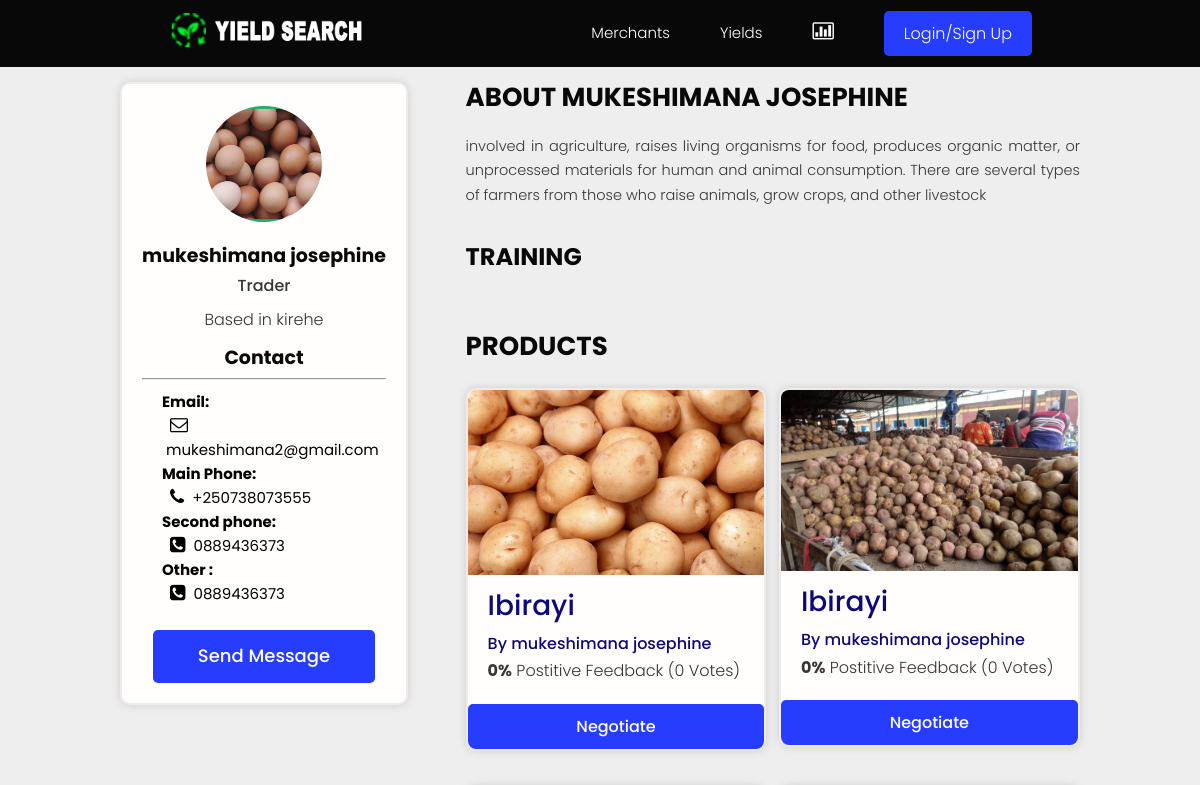
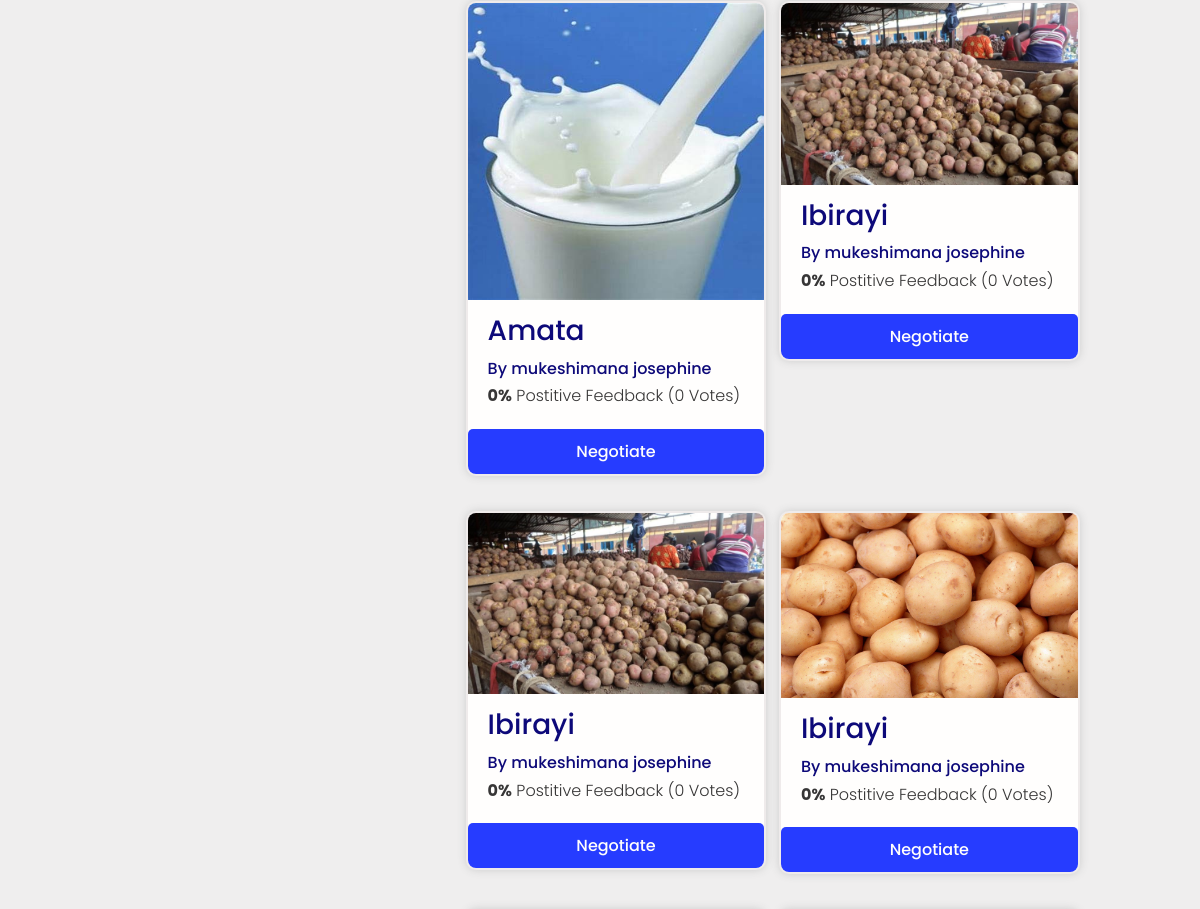
The page /profile/833f3152-51de-4b5e-87dc-4c1e14acee3c/ (upper part) on the database as committed earlier (2 pictures, top to bottom).
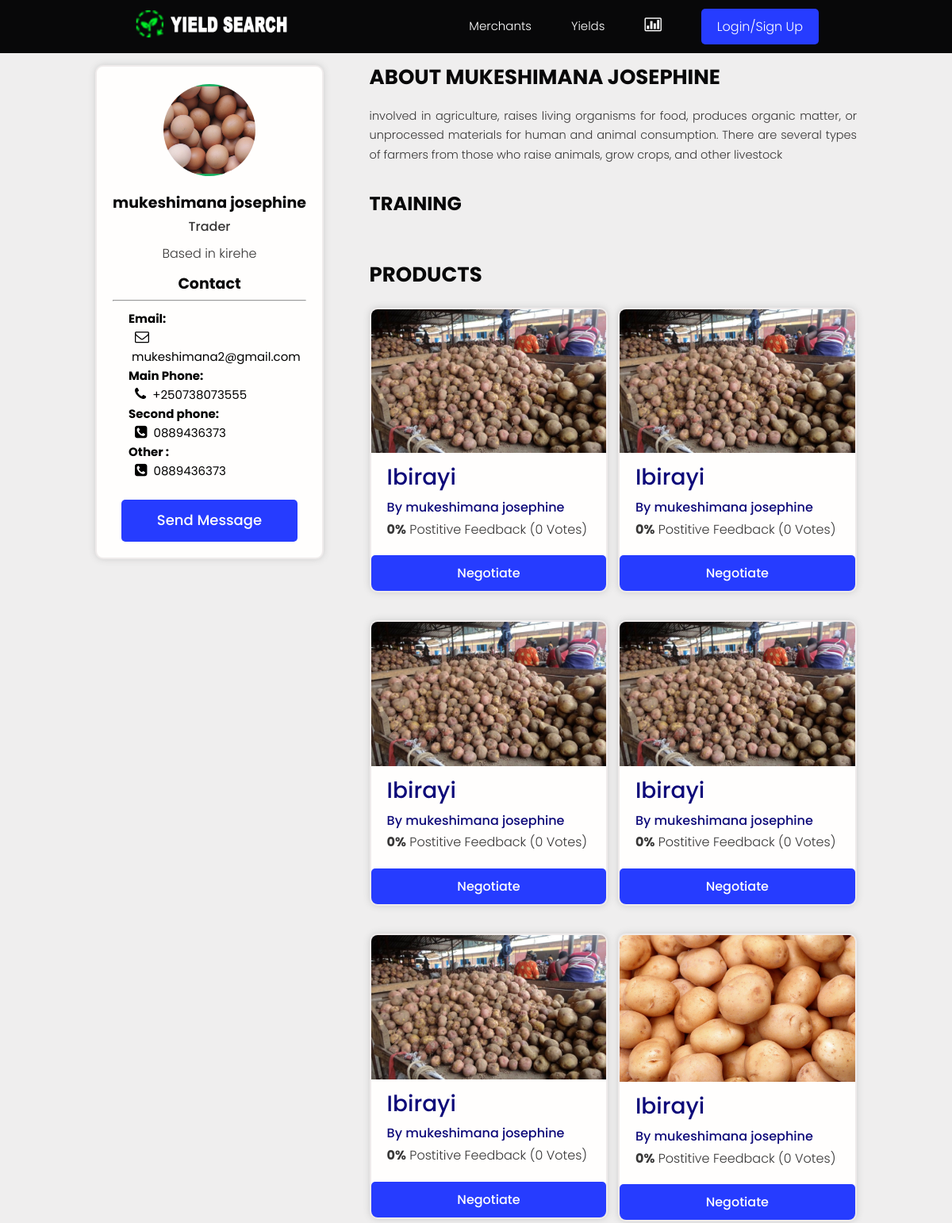
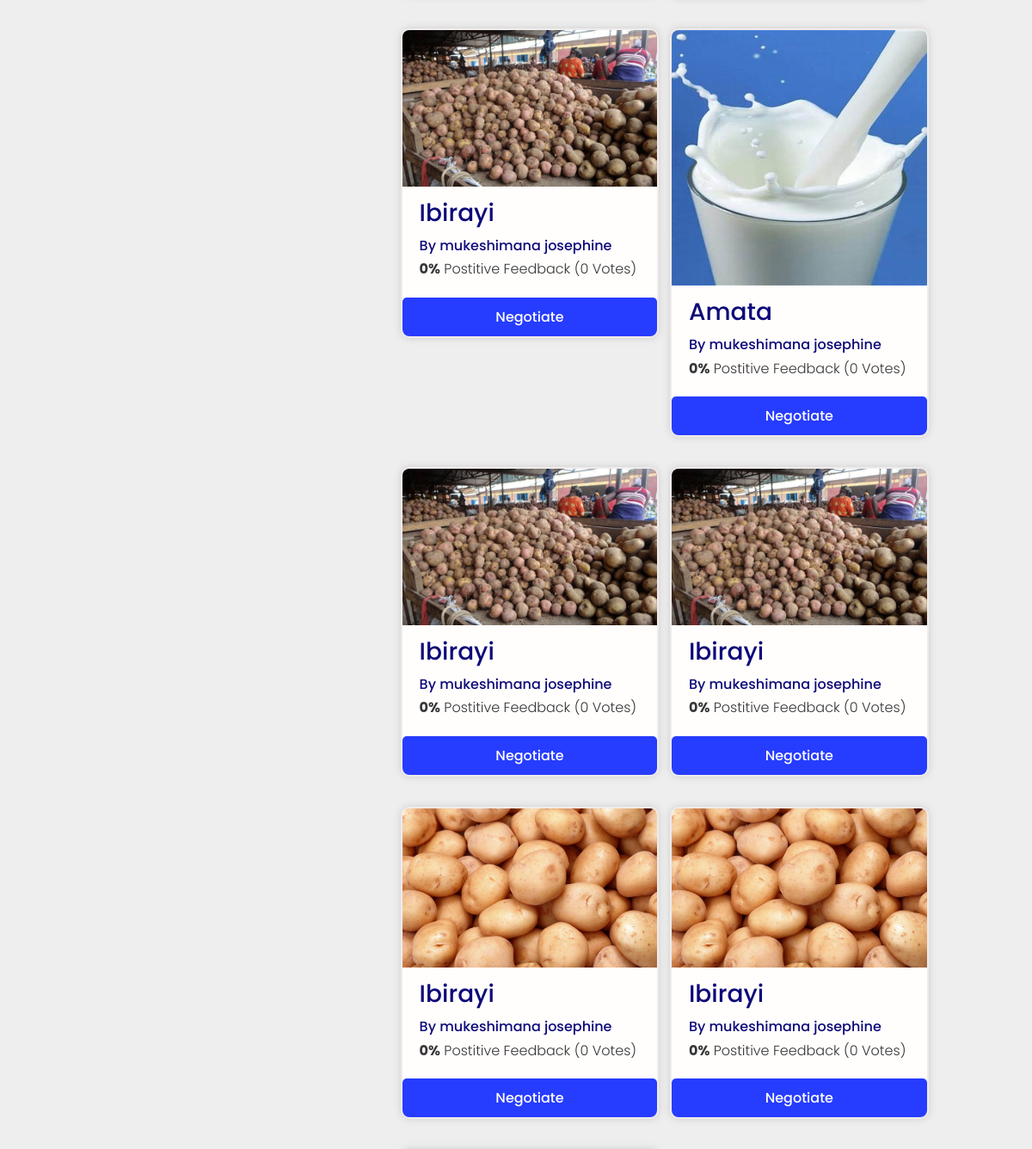
The same page on the database as committed later (2 pictures, top to bottom).
### products/models.py (models this page shows, shortened)
class Product(models.Model):
    owner = models.ForeignKey(Profile, null=True, blank=True, on_delete=models.CASCADE, related_name='owner')
    name = models.ForeignKey('SingleProduct', default=uuid.uuid4, on_delete=models.CASCADE, null=True, related_name = 'product')
    description = models.TextField(null=True, blank=True)
    featured_image = models.ImageField(null=True, blank=True, default="default.jpg")
    quantity = models.PositiveIntegerField(null=True, blank=True, default=0)
    location = models.CharField(max_length=100, null=True, blank=True)
    payments = models.ManyToManyField('Payment', blank=True, default="In Hand")
    instock = models.BooleanField(blank=True, null=True, default=True)
    vote_total = models.IntegerField(default=0, null=True, blank=True)
    vote_ratio = models.IntegerField(default=0, null=True, blank=True)
    updated = models.DateTimeField(auto_now=True)
    created = models.DateTimeField(auto_now_add=True)
    id = models.UUIDField(default=uuid.uuid4, unique=True,primary_key=True, editable=True)
    class Meta:
        ordering = ['-vote_ratio', '-vote_total', '-created']
    @property
    def imageURL(self):
        try:
            url = self.featured_image.url
        except:
            url = ''
        return url

class SingleProduct(models.Model):
    name = models.CharField(max_length=200, null=True, blank=True, default="Ibirayi")
    price = models.PositiveIntegerField(null=True, blank=True, default=0)
    unity = models.CharField(max_length=200, null=True, blank=True, default="Kilogram")
    created = models.DateTimeField(auto_now_add=True)
    updated = models.DateTimeField(auto_now=True)
    id = models.UUIDField(default=uuid.uuid4, unique=True,
                          primary_key=True, editable=False)
    class Meta:
        verbose_name_plural = "Category"

### users/models.py (models this page shows, shortened)
class Profile(models.Model):
    user = models.OneToOneField(
        User, on_delete=models.CASCADE, null=True, blank=True, related_name="profile")
    name = models.CharField(max_length=200, blank=True, null=True)
    email = models.EmailField(max_length=500, blank=True, null=True)
    username = models.CharField(max_length=200, blank=True, null=True)
    born = models.DateField(max_length=200, null=True, verbose_name="Date of Birth")
    username = models.CharField(max_length=200, blank=True, null=True)
    location = models.CharField(max_length=200, blank=True, null=True)
    nid = models.CharField(max_length=16, blank=True, null=True)
    bio = models.TextField(blank=True, null=True)
    profile_image = models.ImageField(
        null=True, blank=True, upload_to='profiles/', default="profiles/user-default.png")
    account = models.CharField(max_length=200, blank=True, null=True)
    phone1 = models.CharField(blank=True,  max_length=13,  null=True, help_text='Example +2507XXXXXXXXXXX')
    phone2 = models.CharField(blank=True,  max_length=13, null=True, help_text='Example +2507XXXXXXXXXXX')
    created = models.DateTimeField(auto_now_add=True)
    updated = models.DateTimeField(auto_now=True)
    id = models.UUIDField(default=uuid.uuid4, unique=True,
                          primary_key=True, editable=False)
    class Meta:
        ordering = ['created']
    @property
    def imageURL(self):
        try:
            url = self.profile_image.url
        except:
            url = ''
        return url

### users/views.py (the view)
# urls.py: path('profile/<str:pk>/', views.userProfile, name="user-profile"),
def userProfile(request, pk):
    if request.user.is_staff:
        return redirect('/admin/')
    profile = Profile.objects.get(id=pk)
    training = profile.training_set.exclude(description__exact="")
    context = {'profile': profile, 'training': training}
    return render(request, 'users/user-profile.html', context)

### users/templates/users/user-profile.html (shortened to what the changed rows need)
{% extends 'main.html' %}
{% load static %}
{% block content %}
<main class="profile my-md">
    <div class="container">
        <div class="layout">
            <div class="column column--1of3">
                <div class="card text-center">
                    <div class="card__body dev">
                        <h2 class="dev__name">{{profile.name}}</h2>
            <br>
                    </div>
                </div>
            </div>
            <div class="column column--2of3">
                <div class="devInfo">
                    <div class="grid grid--two">
                        {% for product in profile.owner.all %}
                        <div class="column">
                            <div class="card project">
                                <a href="{% url 'product' product.id %}" class="project">
                                    <img class="project__thumbnail" src="{{product.imageURL}}"
                                        alt="project thumbnail" />
                                    <div class="card__body" style="padding:0rem 2rem 2rem 2rem;">
                                        <h4 class="project__title">{{product.name.name}}</h4>
                                        <p><a class="project__author"
                                                href="{% url 'user-profile' product.owner.id %}">By
                                                {{product.owner.name}}</a>
                                        </p>
                                        <p class="project--rating">
                                            <span style="font-weight: bold;">{{product.vote_ratio}}%</span> Postitive
                                            Feedback ({{product.vote_total}} Vote{{product.vote_total|pluralize:"s"}})
                                        </p>
                                             </div>
                                      {% if product.quantity > 0 %}
                                    <button class="btn btn--sub  buy" style="cursor:pointer;" onclick="window.location.href='{% url 'checkout-product' product.id %}'">
                                        <small>Negotiate</small>
                                        </button>
                                    {% else %}
                                    <button class="btn btn--sub btn--lg buy" disabled><small>OUT OF STOCK</small></button>
                                    {% endif %}
                                </a>
                            </div>
                        </div>
                        {% endfor %}
                    </div>
                </div>
            </div>
        </div>
    </div>
</main>
{% endblock content %}

Rows that differ between the two databases and show on the page:
added Product: imageURL (picture), name.name "Ibirayi", owner.name "mukeshimana josephine", vote_ratio "0", vote_total "0", quantity "Negotiate"
added Product: imageURL (picture), name.name "Ibirayi", owner.name "mukeshimana josephine", vote_ratio "0", vote_total "0", quantity "Negotiate"
added Product: imageURL (picture), name.name "Ibirayi", owner.name "mukeshimana josephine", vote_ratio "0", vote_total "0", quantity "Negotiate"
added Product: imageURL (picture), name.name "Ibirayi", owner.name "mukeshimana josephine", vote_ratio "0", vote_total "0", quantity "Negotiate"
added Product: imageURL (picture), name.name "Ibirayi", owner.name "mukeshimana josephine", vote_ratio "0", vote_total "0", quantity "Negotiate"
now on this page (row unchanged): Product: imageURL (picture), name.name "Ibirayi", owner.name "mukeshimana josephine", vote_ratio "0", vote_total "0", quantity "Negotiate"
